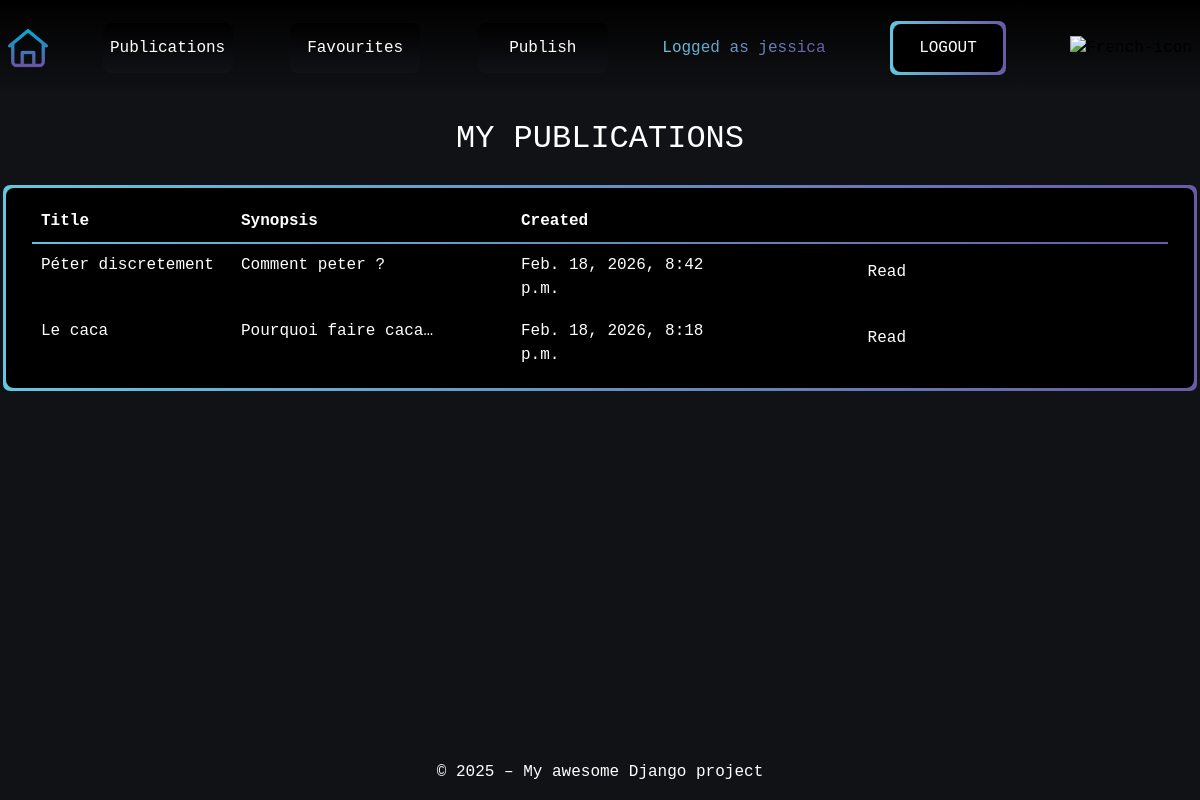
Screenshot of /en/articles/publications/ (signed in) with the database file from the repository.
### articles/models.py (models this page shows, shortened)
class Article(models.Model):
    title = models.CharField(max_length=64, null=False)
    author = models.ForeignKey(
        settings.AUTH_USER_MODEL,
        on_delete=models.CASCADE,
        related_name="article",
        null=False
    )
    created = models.DateTimeField(auto_now_add=True, null=False)
    synopsis = models.CharField(max_length=312, null=False)
    content = models.TextField(null=False)

### articles/views.py (the view)
# urls.py: path('publications/', UserArticleListView.as_view(), name='user-publications'),
class UserArticleListView(LoginRequiredMixin, ListView):
    model = Article
    template_name = "articles/publications.html"
    context_object_name = "articles"
    login_url = "/login/"
    def get_queryset(self):
        user = self.request.user
        return Article.objects.filter(author=user).order_by('-created')

### users/context_processors.py (called while the page is built)
def login_form(request):
    return {"login_form": CustomLoginForm()}

### articles/templates/articles/publications.html
{% extends "base.html" %}
{% load i18n %}
{% load static %}
{% block extra_css %}
 <link rel="stylesheet" href="{% static 'articles/css/articles.css' %}">
{% endblock %}
{% block content %}
<div class="page-content">
    <h2 class="text-center m-4">{% trans "MY PUBLICATIONS" %}</h2>
    <div class="tables div-wrapper">
        <table class="div-overlay ">
            <thead>
                <tr>
                    <th> {% trans "Title" %} </th>
                    <th class="w-25"> {% trans "Synopsis" %}</th>
                    <th> {% trans "Created" %} </th>
                    <th></th>
                </tr>
            </thead>
            <tbody>
                {% for article in articles %}
                    <tr class="text-cut">
                        <td>{{ article.title }}</td>
                        <td class="w-25"> {{ article.synopsis|truncatechars:20 }} </td>
                        <td> {{ article.created }} </td>
                        <td class="text-end">
                            <a href="{% url 'articles:article-detail' article.id %}" class="btn">Read</a>
                        </td>
                    </tr>
                {% endfor %}
            </tbody>
        </table>
    </div>
</div>
{% endblock %}

### templates/base.html (shortened to what this page needs)
{% load static %}
{% load django_browser_reload %}
{% load django_bootstrap5 %}
{% load i18n %}
<!DOCTYPE html>
<html lang="{{ LANGUAGE_CODE }}">
    <head>
        {% bootstrap_css %}
        {% block style %}<link rel="stylesheet" href="{% static 'css/style.css' %}">{% endblock %}
        {% block extra_css %}{% endblock %}
        <link rel="stylesheet" href="https://cdn.jsdelivr.net/npm/bootstrap-icons@1.11.1/font/bootstrap-icons.css">
    </head>
    <body class="">
        <div class="text-white page-container w-auto d-flex flex-column">
            <header class="w-100 d-flex">
                <nav class="w-100 h-auto p-2 d-flex flex-row justify-content-between align-items-center">
                    <div class="fw-bold">
                        <a href="{% url 'home' %}" >
                            <img src={% static 'images/home.png' %} alt="home-icon" style="width: 40px;" class="">
                        </a>
                    </div>
                    {% if user.is_authenticated or user.is_staff %}
                     <div class="btn-nav-wrapper">
                        <a href="{% url 'articles:user-publications' %}" class="btn-nav-overlay">{% trans "Publications" %}</a>
                    </div>
                    <div class="btn-nav-wrapper">
                        <a href="{% url 'articles:favourites-list' %}" class="btn-nav-overlay">{% trans "Favourites" %}</a>
                    </div>
                     <div class="btn-nav-wrapper">
                        <a href="{% url 'articles:publish-articles' %}" class="btn-nav-overlay">{% trans "Publish" %}</a>
                    </div>
                    <div class="logged">
                        <span>{% trans "Logged as" %} {{ request.user.username}}</span>
                    </div>
                    <div class="btn-wrapper">
                        <form method="post" action="{% url 'logout' %}">
                            <button
                                type="submit"
                                onclick="return confirm('Do you want to logout ?');"
                                class="btn btn-overlay">
                                {% trans "LOGOUT" %}
                            </button>
                        </form>
                    </div>
                    {% endif %}
                    <form action="{% url 'set_language' %}" method="post" class="language">
                        {% get_current_language as CURRENT_LANGUAGE %}
                        {% if CURRENT_LANGUAGE == "en" %}
                            <button class ="icons" type="submit" name="language" value="fr">
                                <img src={% static '/images/french.png' %} alt="French-icon">
                            </button>
                        {% else %}
                            <button class="icons" type="submit" name="language" value="en">
                                <img src={% static 'images/english.png' %} alt="English-icon">
                            </button>
                        {% endif %}
                    </form>
                </nav>
            </header>
            <main class="d-flex flex-fill justify-content-center ">
                <div class="toast-container position-fixed bottom-0 end-0 p-3">
                </div>
                {% block content %}{% endblock %}
            </main>
            <footer class="text-center">
                <p>© 2025 – {% trans "My awesome Django project" %}</p>
            </footer>
        </div>
    </body>
</html>

### static/css/style.css (style rules this page uses)
:root { --blue: #66C6DE; --purple: #695BA4; }
html, body { background-color: #111216; width: 100%; height: 100%; font-family: 'Courier New', Courier, monospace; ; }
.page-container { width: 100%; height: 100%; display: flex; flex-direction: column; align-items: center; }
header { background-color: black; background-image: linear-gradient(to bottom, #000000, #111216); }
.icons { background-color: transparent; border: 0; padding: 0; }
.btn-wrapper, .div-wrapper { position: relative; display: flex; align-items: center; margin: 10px; padding: 3px; background-clip: padding-box, border-box; border:3px solid transparent; font-size: 16px; color: white; background-color: transparent; border-radius: 10px; border: 3px solid transparent; background-image: linear-gradient(90deg, var(--blue), var(--purple)); }
.btn-overlay, .div-overlay { display: flex; justify-content: center; justify-items: center; width: 100%; position: relative; padding: 12px 26px; font-size: 16px; color: white; background-color: black; border: none; border-radius: 8px; transition: background-color 0.3s ease, transform 0.2s ease; outline: none; box-shadow: none; }
.btn { transition: all 0.2s ease-in-out; cursor: pointer; color: white; }
.btn-nav-wrapper { padding: 3px; background-clip: padding-box, border-box; }
.btn-nav-overlay { background-image: linear-gradient(to bottom, #000000, #111216); color: white; height: 50px; width: 130px; text-align: center; display: flex; justify-content: center; align-items: center; border-radius: 0.50rem; font-size: 16px; }
a { text-decoration: none; color: inherit; }
.logged { background: linear-gradient(to right, var(--blue), var(--purple)); -webkit-background-clip: text; -webkit-text-fill-color: transparent; }

### articles/static/articles/css/articles.css (style rules this page uses)
.tables { display: flex; justify-content: center; align-items: center; }
table { width: 100%; display: flex; flex-direction: column; }
@media (min-width: 1200px) { .tables { width: 1200px; } }
thead { border-bottom: 2px solid; border-image: linear-gradient(135deg, var(--blue), var(--purple)) 1; }
th { width: 200px; display: flex; justify-content: space-between; }
tr { display: flex; text-align: start; padding: 0.5rem; text-align: start; }
td { width: 200px; text-align: start; }
.language { text-align: end; border-radius: 90%; }
.text-cut { overflow-wrap: break-word; white-space: normal; }

### rows the page displays
Article: title "Péter discretement", synopsis "Comment peter ?", created "Feb. 18, 2026, 8:42 p.m."
Article: title "Le caca", synopsis "Pourquoi faire caca…", created "Feb. 18, 2026, 8:18 p.m."

### other values shown
{{ request.user.username }} "jessica"
